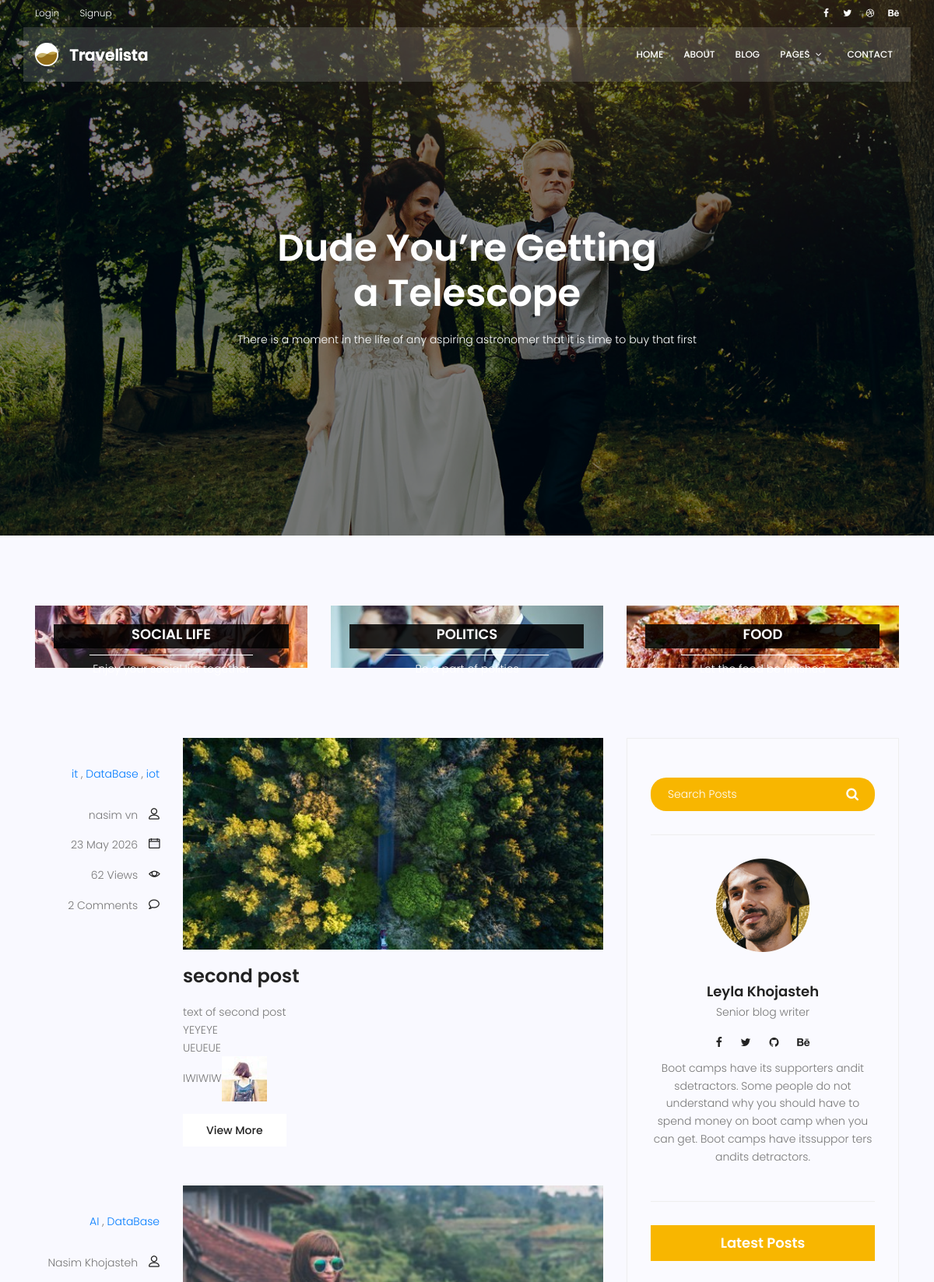
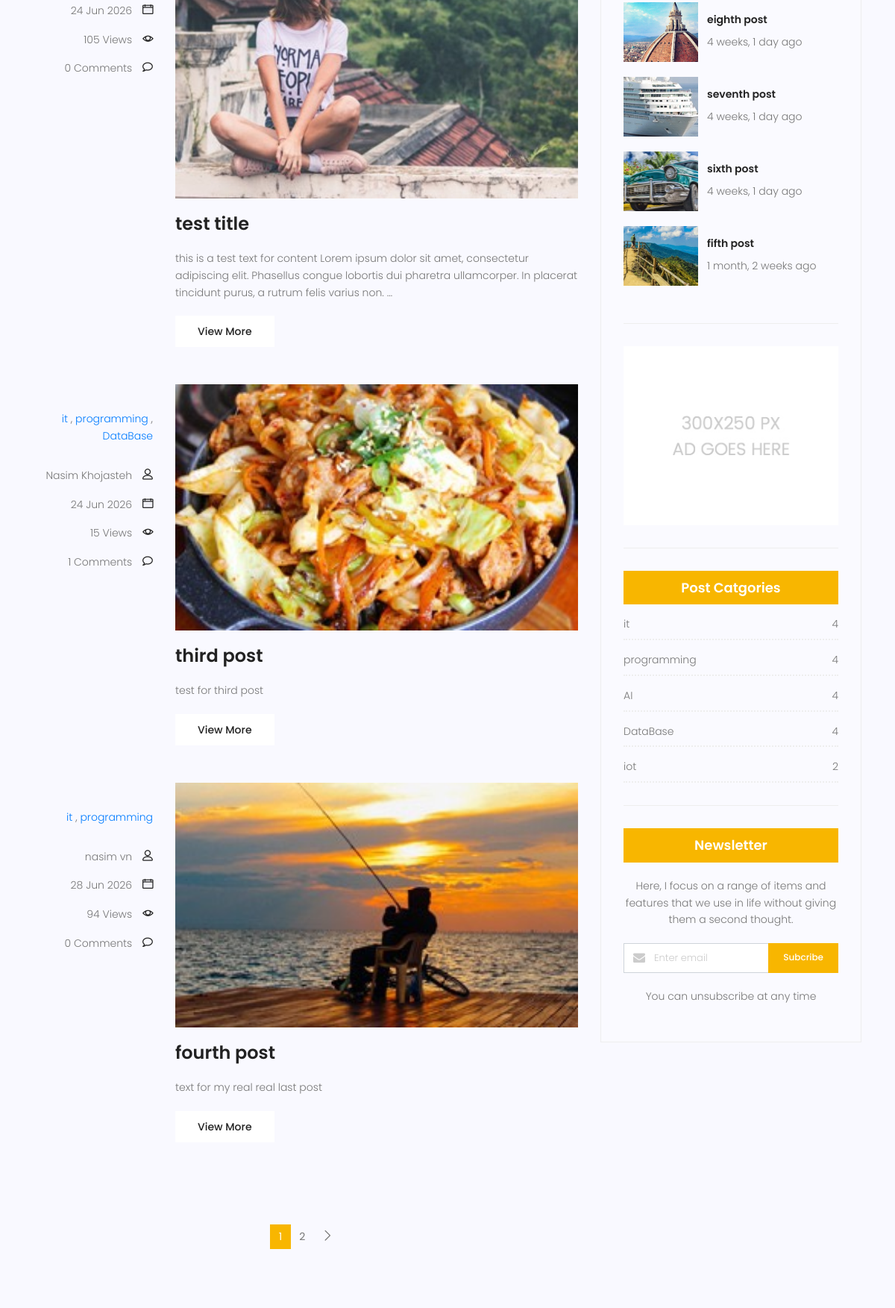
Screenshot of /blog/ (upper part) with the database file from the repository (2 pictures, top to bottom).
### blog/models.py (models this page shows, shortened)
class Category(models.Model):
   name = models.CharField(max_length=255)
   def __str__(self):
      return self.name

class Post(models.Model):
    author = models.ForeignKey(User,on_delete=models.SET_NULL,null=True)
    title = models.CharField( max_length=250)
    image = models.ImageField(upload_to='blog/',default='blog/default.jpg')
    content = models.TextField()
    tags = TaggableManager()
    category = models.ManyToManyField(Category)
    counted_views = models.IntegerField(default=0)
    status = models.BooleanField(default=True)
    login_require = models.BooleanField(default=False)
    published_date = models.DateTimeField(null=True)
    created_date = models.DateTimeField(auto_now_add=True)
    updated_date = models.DateTimeField(auto_now=True)
    class Meta:
        ordering = ['published_date']
    @property
    def approved_comments_count(self):
        return self.comment_set.filter(approved=True).count()

### blog/views.py (the view)
# urls.py: path('',blog_view,name='index'),
def blog_view(request,**kwargs):
    posts = Post.objects.filter(status=True)
    if kwargs.get('cat_name') != None:
        posts = posts.filter(category__name=kwargs['cat_name'])
    if kwargs.get('author_username') != None:
        posts = posts.filter(author__username=kwargs['author_username'])
    if kwargs.get('tag_name') != None:
        posts = posts.filter(tags__name__in=[kwargs['tag_name']])
    posts = Paginator(posts,4)
    try:
        page_number = request.GET.get('page')
        posts = posts.get_page(page_number)
    except EmptyPage:
        posts = posts.get_page(1)
    except PageNotAnInteger:
        posts = posts.get_page(1)
    context = {'posts':posts}
    return render(request,'blog/blog-home.html',context)

### blog/templatetags/blog_tags.py (called while the page is built)
@register.inclusion_tag('blog/blog-latest-posts.html')
def latestposts(arg=4):
    posts = Post.objects.filter(published_date__lte=timezone.now(),status=True).order_by("-published_date")[:arg]
    return {"posts":posts}

@register.inclusion_tag('blog/blog-post-categories.html')
def postcategories():
    posts = Post.objects.filter(published_date__lte=timezone.now(),status=True)
    categories = Category.objects.all()
    cat_dict = {}
    for name in categories:
        cat_dict[name] = posts.filter(category=name).count()
    return {"categories":cat_dict}

### templates/blog/blog-home.html (shortened to what this page needs)
{% extends 'base.html' %}
{% load static %}
{% load blog_tags %}
{% block content %}
	<section class="banner-area relative blog-home-banner" id="home">
		<div class="overlay overlay-bg"></div>
		<div class="container">
			<div class="row d-flex align-items-center justify-content-center">
				<div class="about-content blog-header-content col-lg-12">
					<h1 class="text-white">
						Dude You’re Getting
						a Telescope
					</h1>
					<p class="text-white">
						There is a moment in the life of any aspiring astronomer that it is time to buy that first
					</p>
				</div>
			</div>
		</div>
	</section>
	<section class="top-category-widget-area pt-90 pb-90 ">
		<div class="container">
			<div class="row">
				<div class="col-lg-4">
					<div class="single-cat-widget">
						<div class="content relative">
							<div class="overlay overlay-bg"></div>
							<a href="#" target="_blank">
								<div class="thumb">
									<img class="content-image img-fluid d-block mx-auto" src="{% static 'img/blog/cat-widget1.jpg' %}"
										alt="">
								</div>
								<div class="content-details">
									<h4 class="content-title mx-auto text-uppercase">Social life</h4>
									<p>Enjoy your social life together</p>
								</div>
							</a>
						</div>
					</div>
				</div>
				<div class="col-lg-4">
					<div class="single-cat-widget">
						<div class="content relative">
							<div class="overlay overlay-bg"></div>
							<a href="#" target="_blank">
								<div class="thumb">
									<img class="content-image img-fluid d-block mx-auto" src="{% static 'img/blog/cat-widget2.jpg' %}"
										alt="">
								</div>
								<div class="content-details">
									<h4 class="content-title mx-auto text-uppercase">Politics</h4>
									<p>Be a part of politics</p>
								</div>
							</a>
						</div>
					</div>
				</div>
				<div class="col-lg-4">
					<div class="single-cat-widget">
						<div class="content relative">
							<div class="overlay overlay-bg"></div>
							<a href="#" target="_blank">
								<div class="thumb">
									<img class="content-image img-fluid d-block mx-auto" src="{% static 'img/blog/cat-widget3.jpg' %}"
										alt="">
								</div>
								<div class="content-details">
									<h4 class="content-title mx-auto text-uppercase">Food</h4>
									<p>Let the food be finished</p>
								</div>
							</a>
						</div>
					</div>
				</div>
			</div>
		</div>
	</section>
	<section class="post-content-area">
		<div class="container">
			<div class="row">
				<div class="col-lg-8 posts-list">
					{% for post in posts %}
					<div class="single-post row">
						<div class="col-lg-3  col-md-3 meta-details">
							<ul class="tags">
							{% for cat in post.category.all %}
								<a href="{% url 'blog:category' cat_name=cat.name%}">{{cat.name}}</a> {% if not forloop.last %},{% endif %}
							{% endfor %}
							</ul>
							<div class="user-details row">
								<p class="user-name col-lg-12 col-md-12 col-6"><a href="{% url 'blog:author' author_username=post.author.username %}">{{post.author.get_full_name}}</a> <span
										class="lnr lnr-user"></span></p>
								<p class="date col-lg-12 col-md-12 col-6"><a href="#">{{post.published_date|date:"d M Y"}}</a> <span
										class="lnr lnr-calendar-full"></span></p>
								<p class="view col-lg-12 col-md-12 col-6"><a href="#">{{post.counted_views}} Views</a> <span
										class="lnr lnr-eye"></span></p>
								<p class="comments col-lg-12 col-md-12 col-6"><a href="#">{{ post.approved_comments_count }} Comments</a> <span
										class="lnr lnr-bubble"></span></p>
							</div>
						</div>
						<div class="col-lg-9 col-md-9 ">
							<div class="feature-img">
								<img class="img-fluid" src="{{post.image.url}}" alt="">
							</div>
							<a class="posts-title" href="{% url 'blog:single' pid=post.id %}">
								<h3>{{post.title}}</h3>
							</a>
							<p class="excert">
								{{post.content|truncatewords:30|safe}}
							</p>
							<a href="{% url 'blog:single' pid=post.id %}" class="primary-btn">View More</a>
						</div>
					</div>
					{% endfor %}
					<nav class="blog-pagination justify-content-center d-flex">
						<ul class="pagination">
							{% for i in posts.paginator.page_range %}
							{% if posts.number == i %}
								<li class="page-item active"><a href="?page={{i}}" class="page-link">{{i}}</a></li>
								{% else %}
								<li class="page-item"><a href="?page={{i}}" class="page-link">{{i}}</a></li>
							{% endif %}
							{% endfor %}
							{% if posts.has_next %}
							<li class="page-item">
								<a href="?page={{ posts.next_page_number }}" class="page-link" aria-label="Next">
									<span aria-hidden="true">
										<span class="lnr lnr-chevron-right"></span>
									</span>
								</a>
							</li>
							{% endif %}
						</ul>
					</nav>
				</div>
				<div class="col-lg-4 sidebar-widgets">
					<div class="widget-wrap">
						{% include 'blog/blog-search.html' %}
						{% include 'blog/blog-writer.html' %}
						{% latestposts %}
						{% include 'blog/blog-ads.html' %}
						{% postcategories %}
						<div class="single-sidebar-widget newsletter-widget">
							<h4 class="newsletter-title">Newsletter</h4>
							<p>
								Here, I focus on a range of items and features that we use in life without
								giving them a second thought.
							</p>
							<div class="form-group d-flex flex-row">
								<div class="col-autos">
									<div class="input-group">
										<div class="input-group-prepend">
											<div class="input-group-text"><i class="fa fa-envelope"
													aria-hidden="true"></i>
											</div>
										</div>
										<input type="text" class="form-control" id="inlineFormInputGroup"
											placeholder="Enter email" onfocus="this.placeholder = ''"
											onblur="this.placeholder = 'Enter email'">
									</div>
								</div>
								<a href="#" class="bbtns">Subcribe</a>
							</div>
							<p class="text-bottom">
								You can unsubscribe at any time
							</p>
						</div>
					</div>
				</div>
			</div>
		</div>
	</section>
{% endblock %}

### templates/blog/blog-latest-posts.html
{% load humanize %}
{% load static %}
	<div class="single-sidebar-widget popular-post-widget">
							<h4 class="popular-title">Latest Posts</h4>
							<div class="popular-post-list">
                                {% for post in posts %}
								<div class="single-post-list d-flex flex-row align-items-center">
									<div class="thumb">
										<img class="img-fluid" src="{{post.image.url}}" alt="">
									</div>
									<div class="details">
										<a href="{% url 'blog:single' pid=post.id %}">
											<h6>{{post.title}}</h6>
										</a>
										<p>{{post.published_date|naturaltime}}</p>
									</div>
								</div>
                                {% endfor %}
							</div>
						</div>

### templates/blog/blog-post-categories.html
{% load static %}
<div class="single-sidebar-widget post-category-widget">
							<h4 class="category-title">Post Catgories</h4>
							<ul class="cat-list">
                                {% for name,count in categories.items %}
								<li>
									<a href="{% url 'blog:category' cat_name=name.name %}" class="d-flex justify-content-between">
										<p>{{name}}</p>
										<p>{{count}}</p>
									</a>
								</li>
                                {% endfor %}
							</ul>
						</div>

### rows the page displays
Post: author.get_full_name "nasim vn", published_date "23 May 2026", counted_views "62", approved_comments_count "2", image (placeholder picture), title "second post", content "text of second post YEYEYE UEUEUE IWIWIW", content (picture)
Category: name "it", count "4"
Category: name "DataBase", id "4"
Category: name "iot", count "2"
Post: author.get_full_name "Nasim Khojasteh", published_date "24 Jun 2026", counted_views "105", approved_comments_count "0", image (picture), title "test title", content "this is a test text for content Lorem ipsum dolor sit amet, consectetur adipiscing elit. Phasellus congue lobortis dui pharetra ullamcorper. In placerat tincidunt purus, a rutrum felis varius non. …"
Category: name "AI", count "4"
Post: author.get_full_name "Nasim Khojasteh", published_date "24 Jun 2026", counted_views "15", approved_comments_count "1", image (picture), title "third post", content "test for third post"
Category: name "programming", count "4"
Post: author.get_full_name "nasim vn", published_date "28 Jun 2026", counted_views "94", approved_comments_count "0", image (picture), title "fourth post", content "text for my real real last post"
Post: image (picture), title "eighth post", published_date "4 weeks, 1 day ago"
Post: image (picture), title "seventh post", published_date "4 weeks, 1 day ago"
Post: image (picture), title "sixth post", published_date "4 weeks, 1 day ago"
Post: image (picture), title "fifth post", published_date "1 month, 2 weeks ago"

### other values shown
{{ i }} "1"
{{ i }} "2"
